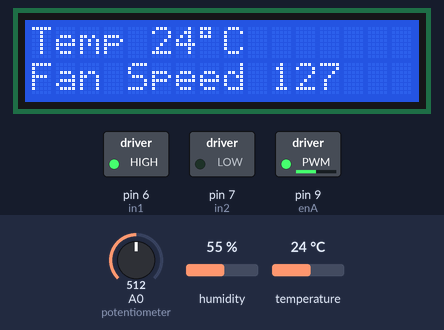
Bench run of a sketch on a simulated Arduino Uno, built with avr-gcc and run on an emulated ATmega328P. Shown: 16×2 character LCD, switched loads named in the sketch (green lamp = pin HIGH). Inputs (shaded band) come from the test bench; at power-on: A0 (potentiometer) = 512, temperature 24 °C, humidity 55 %.

Above: at 1.4 s.
1.5 s: A0 (potentiometer) set to 716
At 2.9 s:
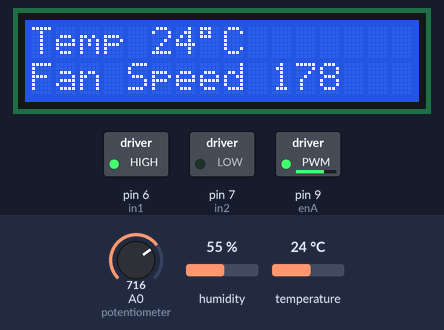
3.9 s: A0 (potentiometer) set to 900
At 6.1 s:
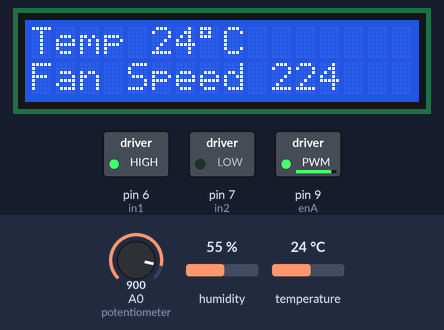
6.4 s: A0 (potentiometer) set to 122
At 8.3 s:
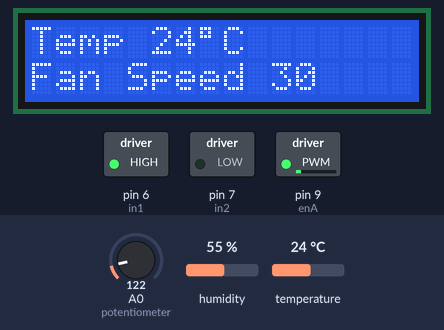
8.8 s: temperature set to 12 °C
At 10.7 s:
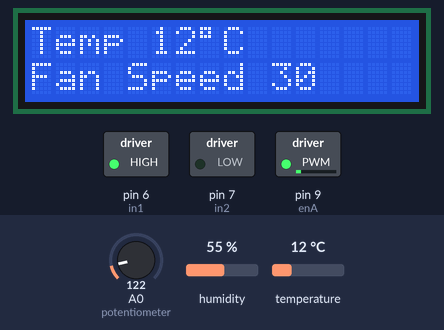
11.2 s: A0 (potentiometer) set to 0
At 13.4 s:
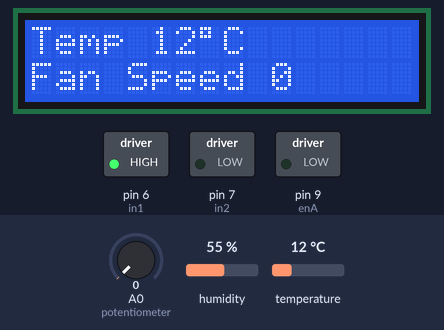
13.7 s: temperature set to 19 °C
At 15.7 s:
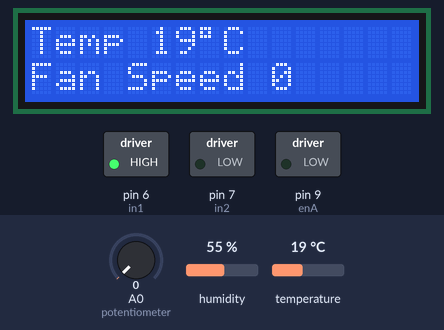
Timing chart, 0 to 17.1 s (numbered marks = the images above; inputs shaded):
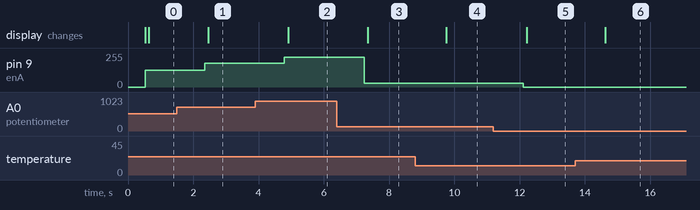

The sketch:

speed.ino
```cpp
#include <LiquidCrystal_I2C.h>
LiquidCrystal_I2C lcd(0x27,16,2);

#include <DHT11.h>
DHT11 dht11(A0);

#define enA 9
#define in1 6
#define in2 7

void setup() {
  Serial.begin(9600);
  pinMode(enA, OUTPUT);
  pinMode(in1, OUTPUT);
  pinMode(in2, OUTPUT);
  DHT11 dht11(A0);

  // Set fixed rotation direction
  digitalWrite(in1, HIGH);
  digitalWrite(in2, LOW);
}

void loop() {
  int potValue = analogRead(A0); // Read potentiometer value
  int temp = dht11.readTemperature();
  int pwmOutput = map(potValue, 0, 1023, 0, 255); // Map to PWM range
  analogWrite(enA, pwmOutput); // Control motor speed
  lcd.init();
  lcd.backlight();
  lcd.setCursor(0,0);
  lcd.print("Temp");
  lcd.setCursor(5,0);
  lcd.print(temp);
  lcd.setCursor(7,0);
  lcd.write(223);
  lcd.print("C");
  lcd.setCursor(0,1);
  lcd.print("Fan Speed");
  lcd.setCursor(10,1);
  lcd.print(pwmOutput);
}
```

Measured:
- after the input at 1.5 s, pin 9 (enA): 127/255 → 178/255 after 0.85 s; the display: changes after 0.96 s (image 1)
- after the input at 3.9 s, pin 9 (enA): 178/255 → 224/255 after 0.90 s; the display: changes after 1.0 s (image 2)
- after the input at 6.4 s, pin 9 (enA): 224/255 → 30/255 after 0.84 s; the display: changes after 0.95 s (image 3)
- after the input at 8.8 s, the display: changes after 0.96 s (image 4)
- after the input at 11.2 s, pin 9 (enA): 30/255 → 0/255 after 0.91 s; the display: changes after 1.0 s (image 5)
- after the input at 13.7 s, the display: changes after 0.93 s (image 6)
